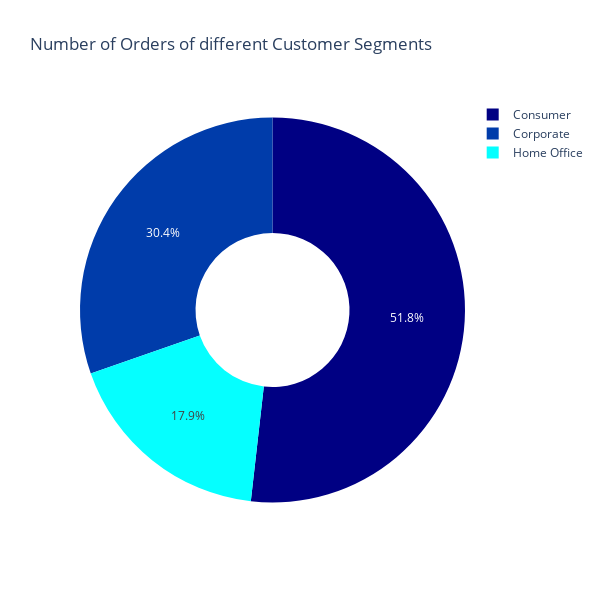

Notebook cell for this chart:
### Markdown cell above
#### Central America and Western Europa have the most lated delivered Orders

### Code cell
#Customer Segments
data_Customer_Segment=df1.groupby(['Customer Segment'])['Order Id'].count().reset_index(name='Number of Orders').sort_values(by= 'Number of Orders', ascending= False)
px.pie(data_Customer_Segment, values='Number of Orders', names= 'Customer Segment', hole=0.4, title= 'Number of Orders of different Customer Segments', 
       width=600 , height=600 , color_discrete_sequence = px.colors.sequential.Jet)

### Figure 1 — Plotly figure (JSON) as saved in the notebook; plotly's stock layout.template omitted (floating-point values rounded to 4 significant figures)
{"data": [{"domain": {"x": [0, 1], "y": [0, 1]}, "hole": 0.4, "hovertemplate": "Customer Segment=%{label}<br>Number of Orders=%{value}<extra></extra>", "labels": ["Consumer", "Corporate", "Home Office"], "legendgroup": "", "name": "", "showlegend": true, "type": "pie", "values": [93504, 54789, 32226]}], "layout": {"height": 600, "legend": {"tracegroupgap": 0}, "piecolorway": ["rgb(0,0,131)", "rgb(0,60,170)", "rgb(5,255,255)", "rgb(255,255,0)", "rgb(250,0,0)", "rgb(128,0,0)"], "title": {"text": "Number of Orders of different Customer Segments"}, "width": 600}}
